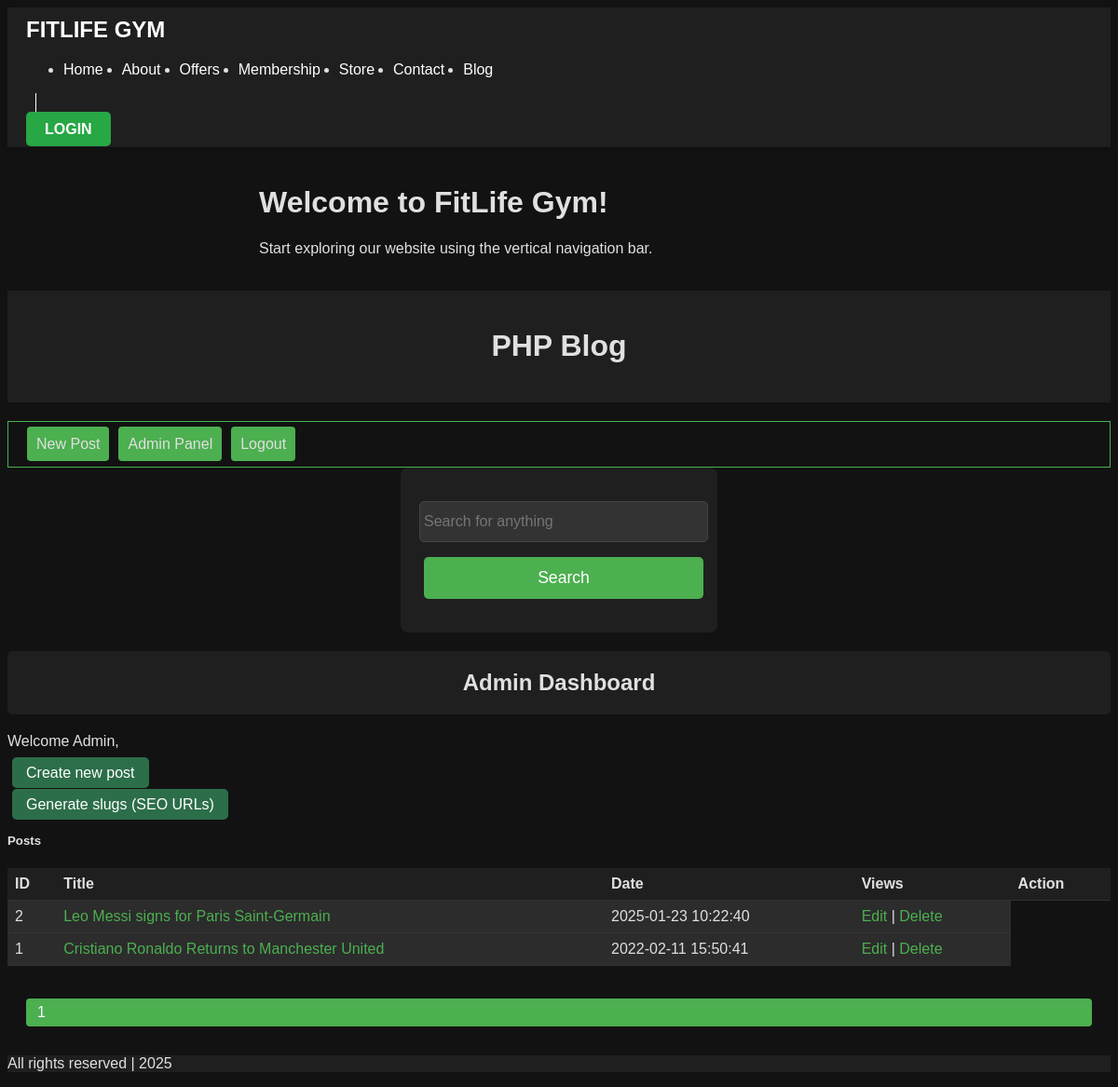
The app's page /index/blog/admin.php (signed in) with its own data.
### tables this page shows
CREATE TABLE `posts` (
  `id` int(11) NOT NULL,
  `title` varchar(255) NOT NULL,
  `description` text NOT NULL,
  `slug` varchar(255) DEFAULT NULL,
  `posted_by` varchar(255) NOT NULL,
  `admin_id` int(11) NOT NULL,
  `date` timestamp NOT NULL DEFAULT current_timestamp() ON UPDATE current_timestamp()
);

### index/blog/admin.php (the view, shortened to what this page needs)
<?php
require_once 'connect.php';
require_once 'header.php';
?>
    <h2 class="w3-container w3-teal w3-center">Admin Dashboard</h2>
    <div class="w3-container">
        <p>Welcome <?php echo $_SESSION['username']; ?>,</p>
        <p><a href="new.php" class="w3-button w3-teal">Create new post</a></p>
        <p><a href="generate_slugs.php" class="w3-button w3-teal">Generate slugs (SEO URLs)</a></p>
    </div>
    <h5 class="w3-center">Posts</h5>
<?php
$sql = "SELECT COUNT(*) FROM posts";
$result = mysqli_query($dbcon, $sql);
$r = mysqli_fetch_row($result);
$numrows = $r[0];
$rowsperpage = PAGINATION;
$totalpages = ceil($numrows / $rowsperpage);
$page = 1;
$offset = ($page - 1) * $rowsperpage;
$sql = "SELECT * FROM posts ORDER BY id DESC LIMIT $offset, $rowsperpage";
$result = mysqli_query($dbcon, $sql);
echo "<table class='w3-table-all'>";
echo "<tr class='w3-teal w3-hover-green'>";
echo "<th>ID</th>";
echo "<th>Title</th>";
echo "<th>Date</th>";
echo "<th>Views</th>";
echo "<th>Action</th>";
echo "</tr>";
while ($row = mysqli_fetch_assoc($result)) {
    $id = $row['id'];
    $title = $row['title'];
    $slug = $row['slug'];
    $time = $row['date'];
    $permalink = "p/".$id ."/".$slug;
    ?>
    <tr>
        <td><?php echo $id; ?></td>
        <td><a href="<?php echo $permalink; ?>"><?php echo substr($title, 0, 50); ?></a></td>
        <td><?php echo $time; ?></td>
        <td><a href="../DOLPHIN_GYM/index/blog/users.php/edit.php?id=<?php echo $id; ?>">Edit</a> | <a href="del.php?id=<?php echo $id; ?>"
                                                                   onclick="return confirm('Are you sure you want to delete this post?')">Delete</a>
        </td>
    </tr>
    <?php
}
echo "</table>";
echo "<p><div class='w3-bar w3-center'>";
$range = 3;
for ($i = ($page - $range); $i < ($page + $range) + 1; $i++) {
    if (($i > 0) && ($i <= $totalpages)) {
        if ($i == $page) {
            echo "<div class='w3-btn w3-teal w3-hover-green'> $i</div>";
        } else {
            echo "<a href='?page=$i' class='w3-btn w3-border'>$i</a>";
        }
    }
}
echo "</div></p>";
include("footer.php");

### index/blog/assets/styles.css (style rules this page uses)
body { background-color: #121212; color: #e0e0e0; font-family: Arial, sans-serif; }
.w3-bar { background-color: #444444; color: #e0e0e0; }
a { color: #4CAF50; }
.w3-container.w3-teal { background-color: #1f1f1f !important; color: #e0e0e0; }
.w3-button { background-color: #4CAF50; color: #fff; }
table.w3-table-all { width: 100%; margin-top: 20px; border-collapse: collapse; }
table.w3-table-all th, table.w3-table-all td { padding: 8px; text-align: left; border-bottom: 1px solid #333; }
table.w3-table-all th { background-color: #1f1f1f; color: #e0e0e0; }
table.w3-table-all td { background-color: #2c2c2c; color: #e0e0e0; }
.w3-bar { background-color: #121212; color: #e0e0e0; padding: 10px 0; }
.w3-btn { background-color: #4CAF50; color: #fff; padding: 6px 12px; margin: 0 5px; border-radius: 4px; text-decoration: none; }
.w3-btn.w3-teal { background-color: #4CAF50; }
.w3-container.w3-center.w3-teal { background-color: #2c6e49; color: #e0e0e0; padding: 20px; text-align: center; border-radius: 5px; margin-bottom: 20px; }
a { color: #4caf50; text-decoration: none; }
.w3-bar { background-color: #121212; padding: 15px; margin-top: 20px; }
.w3-button { background-color: #4caf50; color: #ffffff; border: none; padding: 8px 15px; margin: 0 5px; border-radius: 5px; text-decoration: none; }
.w3-teal { background-color: #2c6e49; }
.w3-btn { background-color: #4caf50; }

### records on screen
posts: id "2", title "Leo Messi signs for Paris Saint-Germain", date "2025-01-23 10:22:40"
posts: id "1", title "Cristiano Ronaldo Returns to Manchester United", date "2022-02-11 15:50:41"

### other values on screen
$_SESSION['username'] "Admin"
